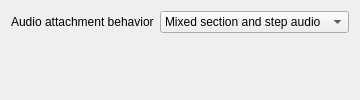

<ui version="4.0" >
 <author></author>
 <comment></comment>
 <exportmacro></exportmacro>
 <class>Form</class>

        <widget class="QWidget" name="audioOp">
         <layout class="QFormLayout" name="formLayout_8">
          <item row="0" column="1">
           <widget class="QComboBox" name="comboBox">
            <item>
             <property name="text">
              <string>Mixed section and step audio</string>
             </property>
            </item>
            <item>
             <property name="text">
              <string>Section audio only</string>
             </property>
            </item>
            <item>
             <property name="text">
              <string>Step audio only</string>
             </property>
            </item>
           </widget>
          </item>
          <item row="0" column="0">
           <widget class="QLabel" name="label_8">
            <property name="text">
             <string>Audio attachment behavior</string>
            </property>
           </widget>
          </item>
         </layout>
        </widget>

 <pixmapfunction></pixmapfunction>
 <connections/>
</ui>
